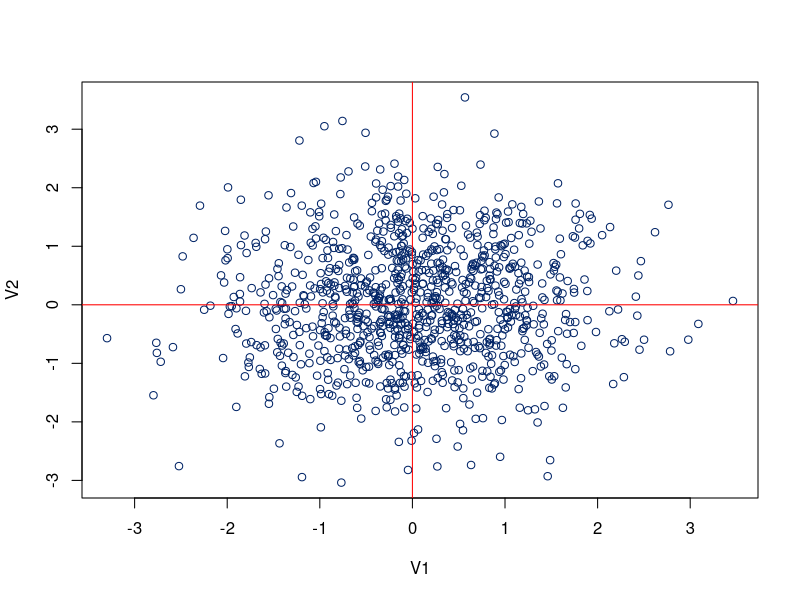
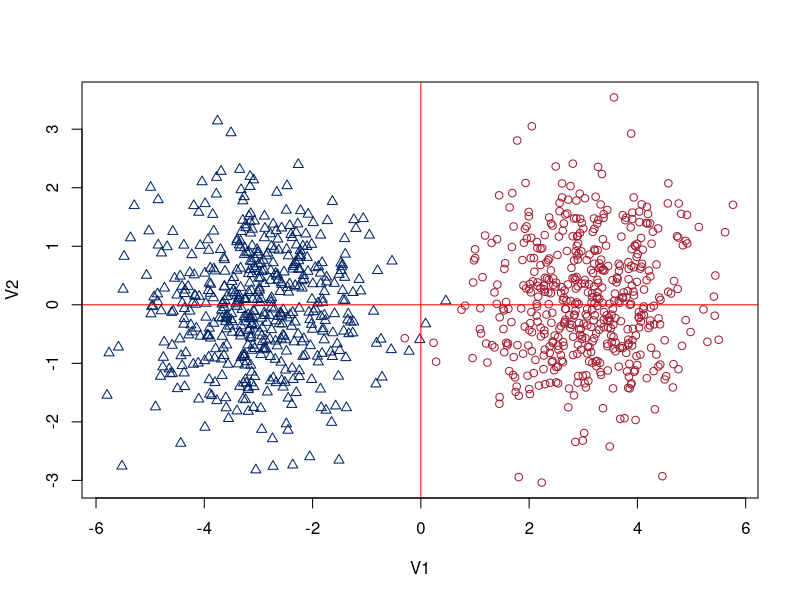
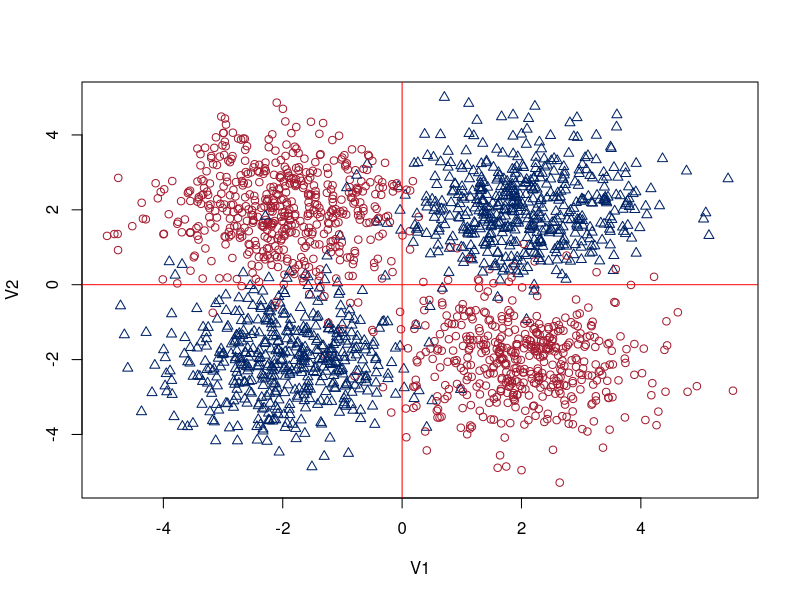
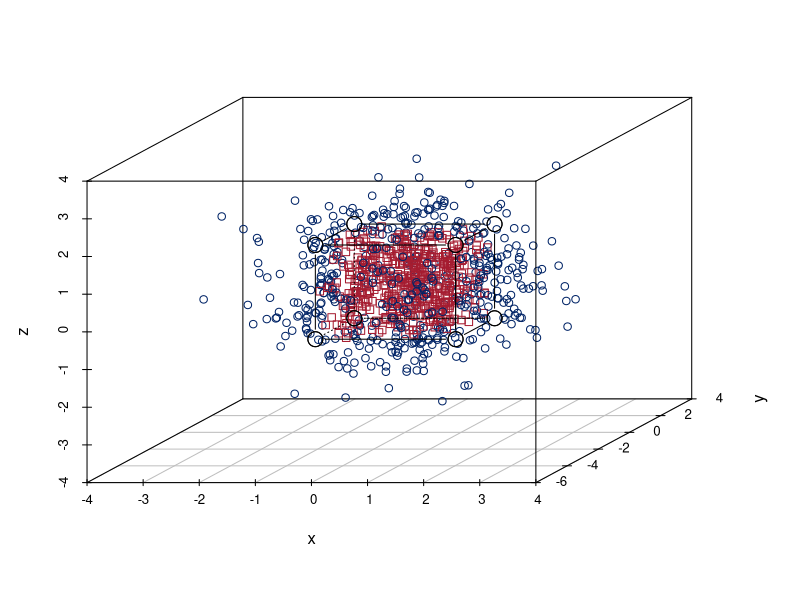

The R source for these figures, in order:
## ---- chunk 1
knitr::opts_chunk$set(echo = TRUE)

crimson <- '#A51C30'
royalblue <- '#002366'
slate <- '#8996A0'
ivy <- '#52854C'
saffron <- '#D16103'
indigo <- '#293352'
shade <- '#BAC5C6'

# https://data.library.virginia.edu/setting-up-color-palettes-in-r/
cc <- palette()
palette(c(crimson, royalblue, slate, ivy, saffron, indigo, shade))
#colors <- palette(rainbow_hcl(2))
colors <- palette()

## ---- chunk 2
library(scatterplot3d)

## ---- chunk 3
##
#
# 3D dataset with 2 categories: 0 and 1
# Each observation has three variables x, y, z.
# The function creates 3 columns (x, y, z) normally distributed N(0,1) values.
# Category 0 occurs if all x, y, z data point are within a cube. Otherwise category 1.
#
# Arguments:
#   n: Number of observations (rows)
#   b: Cube boundary (float)
#
#
bld_3d_2c <- function(n = 1000, b = 1.25){

  # generate a matrix with normally distributed values N(0,1)
  xyz <- matrix(rnorm(3*n), ncol=3)
  
  # Create a vector of n observations init to 0, for class 0
  cl <- rep(0, n)

  # Test each xyz term to see if any value falls out of its limit
  # If the value falls out of its limit, assign class 1
  for(i in 1:n){
    if (xyz[i,1] > b) cl[i] = 1
    if (xyz[i,2] > b) cl[i] = 1
    if (xyz[i,3] > b) cl[i] = 1
    if (xyz[i,1] < -b) cl[i] = 1
    if (xyz[i,2] < -b) cl[i] = 1
    if (xyz[i,3] < -b) cl[i] = 1
  }

  # Now bind the columns to return all in one matrix
  xyz <- cbind(cl,xyz)
  
  colnames(xyz) <- c("cl", "x", "y", "z")
  
  # Returns a matrix and then one can change to dataframe downstream
  # xyz <- as.data.frame(xyz)
  # 
  # xyz$cl <- as.factor(xyz$cl)

  return(xyz)
}

## 
#
# From help(scatterplot3D) example 6; by Martin Maechler
#
cubedraw <- function(res3d, min = 0, max = 255, cex = 2, text. = FALSE)
{
  ## Purpose: Draw nice cube with corners
  cube01 <- rbind(c(0,0,1), 0, c(1,0,0), c(1,1,0), 1, c(0,1,1), # < 6 outer
                  c(1,0,1), c(0,1,0)) # <- "inner": fore- & back-ground
  cub <- min + (max-min)* cube01
  ## visibile corners + lines:
  res3d$points3d(cub[c(1:6,1,7,3,7,5) ,], cex = cex, type = 'b', lty = 1)
  ## hidden corner + lines
  res3d$points3d(cub[c(2,8,4,8,6),     ], cex = cex, type = 'b', lty = 3)
  if(text.)## debug
      text(res3d$xyz.convert(cub), labels=1:nrow(cub), col=crimson, cex=2)
}


## ---- chunk 4
set.seed(1234321)

# Number of observations per cluster
n <- 1000

# Init a matrix with random samples (*2 for 2 columns)
a <- matrix(rnorm(n*2), ncol=2)

# Plot with my colors
plot(a ,col=royalblue, xlab="V1", ylab="V2")
abline(h=0, col = 'red')
abline(v=0, col = 'red')
## ---- chunk 5
set.seed(1234321)

# Number of observations per category
n <- 1000

# Init a matrix with random samples
# Categories a and b will be placed in two different centers.
ab <- matrix(rnorm(2*n), ncol=2)

ctr_positions <- 3

# Randomly pull either a -1 or a +1
ab_ctrs_right <- matrix(sample(+1*ctr_positions, n, replace=TRUE), ncol=2)
ab_ctrs_left <- matrix(sample(-1*ctr_positions, n, replace=TRUE), ncol=2)

# Add to the ab random 2D variable to move the centers
ab[1:(n/2), 1] <- ab[1:(n/2), 1] + ctr_positions

beg <- n/2 + 1
ab[beg:n, 1] <-  ab[beg:n, 1] - ctr_positions

# categories
category <- vector(mode = 'numeric', 1000)
category[1:n/2] <- 'cat0' 
category[((n/2)+1):1000] <- 'cat1' 

# Plot with my colors
plot(ab ,col=as.numeric(factor(category)), pch=as.numeric(factor(category)), 
     xlab="V1", ylab="V2")
abline(h=0, col = 'red')
abline(v=0, col = 'red')
## ---- chunk 6
set.seed(1234321)

# Number of observations per category
n <- 1000

# Init a matrix with random samples
# Categories a and b will be placed in two different centers.
ab <- matrix(rnorm(4*n), ncol=2)

ctr_positions <- 2

# Randomly pull either a -1 or a +1
ab_centers <- matrix(sample(c(-1,1)*2, n*4, replace=TRUE), ncol=2)

# We get a mix os +/+, +/-, -/- -/+ times the number of observations
# Use them as locations for each of the sampled dataset observations.
ab <- ab + ab_centers

# Apply this formula to classify
# Based on script from Harvard Statistical Learnin by Dr. Sivachenko, Dr. Farutin
# It concatenates a zero or a 1 to the strig 'cat' for category
category <- paste0("cat", (1 + sign(apply(ab_centers, 1, prod)))/2)


# Plot it
plot(ab ,col=as.numeric(factor(category)), pch=as.numeric(factor(category)), 
     xlab="V1", ylab="V2")
abline(h=0, col = 'red')
abline(v=0, col = 'red')
## ---- chunk 7
##
#
# Call the function defined above to return our dataset.
# Then plot using scatterplot3d
# and insert a box based on help(scatterplot3d) function by Martin Maechler
#

# default values are nObs = 1000, x, y, z, limit is 1.25
set.seed(123321)

xyz <- bld_3d_2c()
class(xyz)
dim(xyz)
summary(xyz)
# Plot the cube

colors <- colors[as.numeric(factor(xyz[,1]))]

# http://www.sthda.com/english/wiki/scatterplot3d-3d-graphics-r-software-and-data-visualization
plot3d <- scatterplot3d(xyz[,2:4],
              color = colors,
              pch = xyz[,1])
cubedraw(plot3d, min = -1.25, max = 1.25, cex = 2)
